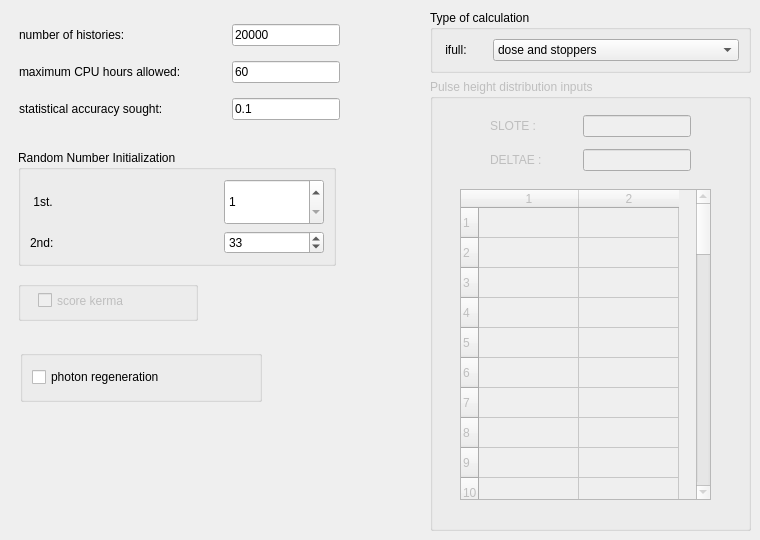
     <widget class="QWidget" name="MCtab">
      <attribute name="title">
       <string>Monte Carlo</string>
      </attribute>
      <widget class="QWidget" name="Layout46">
       <property name="geometry">
        <rect>
         <x>19</x>
         <y>15</y>
         <width>321</width>
         <height>116</height>
        </rect>
       </property>
       <layout class="QVBoxLayout">
        <item>
         <layout class="QHBoxLayout">
          <item>
           <widget class="QLabel" name="ncaseLabel">
            <property name="toolTip">
             <string>Histories to run, defaults to 20000</string>
            </property>
            <property name="whatsThis">
             <string>Histories to run, defaults to 20000</string>
            </property>
            <property name="text">
             <string>number of histories:</string>
            </property>
            <property name="wordWrap">
             <bool>false</bool>
            </property>
           </widget>
          </item>
          <item>
           <spacer name="Spacer6_2">
            <property name="orientation">
             <enum>Qt::Horizontal</enum>
            </property>
            <property name="sizeType">
             <enum>QSizePolicy::Expanding</enum>
            </property>
            <property name="sizeHint" stdset="0">
             <size>
              <width>20</width>
              <height>0</height>
             </size>
            </property>
           </spacer>
          </item>
          <item>
           <widget class="QLineEdit" name="ncaseEdit">
            <property name="toolTip">
             <string>Histories to run, defaults to 20000</string>
            </property>
            <property name="whatsThis">
             <string>Histories to run, defaults to 20000</string>
            </property>
            <property name="text">
             <string>20000</string>
            </property>
           </widget>
          </item>
         </layout>
        </item>
        <item>
         <layout class="QHBoxLayout">
          <item>
           <widget class="QLabel" name="maxCPULabel">
            <property name="toolTip">
             <string>terminate cleanly as long as one batch has completed</string>
            </property>
            <property name="text">
             <string>maximum CPU hours allowed:</string>
            </property>
            <property name="wordWrap">
             <bool>false</bool>
            </property>
           </widget>
          </item>
          <item>
           <spacer name="Spacer9">
            <property name="orientation">
             <enum>Qt::Horizontal</enum>
            </property>
            <property name="sizeType">
             <enum>QSizePolicy::Expanding</enum>
            </property>
            <property name="sizeHint" stdset="0">
             <size>
              <width>20</width>
              <height>0</height>
             </size>
            </property>
           </spacer>
          </item>
          <item>
           <widget class="QLineEdit" name="maxCPUEdit">
            <property name="toolTip">
             <string>terminate cleanly as long as one batch has completed</string>
            </property>
            <property name="text">
             <string>60</string>
            </property>
           </widget>
          </item>
         </layout>
        </item>
        <item>
         <layout class="QHBoxLayout">
          <item>
           <widget class="QLabel" name="statLabel">
            <property name="toolTip">
             <string>Finish the run if this accuracy is obtained at the end of a batch prior to the total number of histories being run.</string>
            </property>
            <property name="text">
             <string>statistical accuracy sought:</string>
            </property>
            <property name="wordWrap">
             <bool>false</bool>
            </property>
           </widget>
          </item>
          <item>
           <spacer name="Spacer8_2">
            <property name="orientation">
             <enum>Qt::Horizontal</enum>
            </property>
            <property name="sizeType">
             <enum>QSizePolicy::Expanding</enum>
            </property>
            <property name="sizeHint" stdset="0">
             <size>
              <width>20</width>
              <height>0</height>
             </size>
            </property>
           </spacer>
          </item>
          <item>
           <widget class="QLineEdit" name="statEdit">
            <property name="toolTip">
             <string>Finish the run if this accuracy is obtained at the end of a batch prior to the total number of histories being run.</string>
            </property>
            <property name="text">
             <string>0.1</string>
            </property>
           </widget>
          </item>
         </layout>
        </item>
       </layout>
      </widget>
      <widget class="QGroupBox" name="kermaGroupBox">
       <property name="enabled">
        <bool>false</bool>
       </property>
       <property name="geometry">
        <rect>
         <x>18</x>
         <y>281</y>
         <width>180</width>
         <height>40</height>
        </rect>
       </property>
       <property name="title">
        <string/>
       </property>
       <widget class="QCheckBox" name="kermaCheckBox">
        <property name="geometry">
         <rect>
          <x>20</x>
          <y>10</y>
          <width>140</width>
          <height>19</height>
         </rect>
        </property>
        <property name="toolTip">
         <string>Score kerma and ratio kerma to dose</string>
        </property>
        <property name="text">
         <string>score kerma</string>
        </property>
       </widget>
      </widget>
      <widget class="QGroupBox" name="randGroupBox">
       <property name="geometry">
        <rect>
         <x>18</x>
         <y>150</y>
         <width>318</width>
         <height>116</height>
        </rect>
       </property>
       <property name="toolTip">
        <string>Which generator used is selected in the configuration file.</string>
       </property>
       <property name="title">
        <string>Random Number Initialization</string>
       </property>
       <layout class="QVBoxLayout">
        <item>
         <layout class="QHBoxLayout">
          <item>
           <widget class="QLabel" name="rand1Label">
            <property name="text">
             <string> 1st.</string>
            </property>
            <property name="wordWrap">
             <bool>false</bool>
            </property>
           </widget>
          </item>
          <item>
           <spacer name="Spacer4_2">
            <property name="orientation">
             <enum>Qt::Horizontal</enum>
            </property>
            <property name="sizeType">
             <enum>QSizePolicy::Expanding</enum>
            </property>
            <property name="sizeHint" stdset="0">
             <size>
              <width>20</width>
              <height>0</height>
             </size>
            </property>
           </spacer>
          </item>
          <item>
           <widget class="QSpinBox" name="rand1SpinBox">
            <property name="sizePolicy">
             <sizepolicy hsizetype="Minimum" vsizetype="Minimum">
              <horstretch>0</horstretch>
              <verstretch>0</verstretch>
             </sizepolicy>
            </property>
            <property name="minimumSize">
             <size>
              <width>100</width>
              <height>0</height>
             </size>
            </property>
            <property name="minimum">
             <number>1</number>
            </property>
            <property name="maximum">
             <number>31328</number>
            </property>
            <property name="value">
             <number>1</number>
            </property>
           </widget>
          </item>
         </layout>
        </item>
        <item>
         <layout class="QHBoxLayout">
          <item>
           <widget class="QLabel" name="rand2Label">
            <property name="text">
             <string>2nd:</string>
            </property>
            <property name="wordWrap">
             <bool>false</bool>
            </property>
           </widget>
          </item>
          <item>
           <spacer name="Spacer5_2">
            <property name="orientation">
             <enum>Qt::Horizontal</enum>
            </property>
            <property name="sizeType">
             <enum>QSizePolicy::Expanding</enum>
            </property>
            <property name="sizeHint" stdset="0">
             <size>
              <width>20</width>
              <height>0</height>
             </size>
            </property>
           </spacer>
          </item>
          <item>
           <widget class="QSpinBox" name="rand2SpinBox">
            <property name="minimumSize">
             <size>
              <width>100</width>
              <height>0</height>
             </size>
            </property>
            <property name="minimum">
             <number>1</number>
            </property>
            <property name="maximum">
             <number>1073741824</number>
            </property>
            <property name="value">
             <number>33</number>
            </property>
           </widget>
          </item>
         </layout>
        </item>
       </layout>
      </widget>
      <widget class="QGroupBox" name="photregGroupBox">
       <property name="geometry">
        <rect>
         <x>20</x>
         <y>350</y>
         <width>242</width>
         <height>52</height>
        </rect>
       </property>
       <property name="title">
        <string/>
       </property>
       <layout class="QHBoxLayout">
        <item>
         <widget class="QCheckBox" name="photregCheckBox">
          <property name="toolTip">
           <string>regeneration of parent photon after an interaction</string>
          </property>
          <property name="text">
           <string>photon regeneration </string>
          </property>
         </widget>
        </item>
       </layout>
      </widget>
      <widget class="QWidget" name="layout157">
       <property name="geometry">
        <rect>
         <x>430</x>
         <y>10</y>
         <width>321</width>
         <height>521</height>
        </rect>
       </property>
       <layout class="QVBoxLayout">
        <item>
         <widget class="QGroupBox" name="ifullGroupBox">
          <property name="sizePolicy">
           <sizepolicy hsizetype="Preferred" vsizetype="Maximum">
            <horstretch>0</horstretch>
            <verstretch>0</verstretch>
           </sizepolicy>
          </property>
          <property name="title">
           <string>Type of calculation</string>
          </property>
          <layout class="QVBoxLayout">
           <item>
            <layout class="QHBoxLayout">
             <item>
              <widget class="QLabel" name="ifullLabel">
               <property name="toolTip">
                <string>Quantities to score.</string>
               </property>
               <property name="text">
                <string> ifull:</string>
               </property>
               <property name="wordWrap">
                <bool>false</bool>
               </property>
              </widget>
             </item>
             <item>
              <spacer name="Spacer77">
               <property name="orientation">
                <enum>Qt::Horizontal</enum>
               </property>
               <property name="sizeType">
                <enum>QSizePolicy::Fixed</enum>
               </property>
               <property name="sizeHint" stdset="0">
                <size>
                 <width>20</width>
                 <height>20</height>
                </size>
               </property>
              </spacer>
             </item>
             <item>
              <widget class="QComboBox" name="ifullComboBox">
               <property name="sizePolicy">
                <sizepolicy hsizetype="Expanding" vsizetype="Fixed">
                 <horstretch>0</horstretch>
                 <verstretch>0</verstretch>
                </sizepolicy>
               </property>
               <property name="toolTip">
                <string>Quantities to score</string>
               </property>
               <item>
                <property name="text">
                 <string>dose and stoppers</string>
                </property>
               </item>
               <item>
                <property name="text">
                 <string>Aatt and Ascat</string>
                </property>
               </item>
               <item>
                <property name="text">
                 <string>Ap</string>
                </property>
               </item>
               <item>
                <property name="text">
                 <string>Afl and &lt;s&gt;g/w</string>
                </property>
               </item>
              </widget>
             </item>
            </layout>
           </item>
          </layout>
         </widget>
        </item>
        <item>
         <widget class="QGroupBox" name="phdGroupBox">
          <property name="enabled">
           <bool>false</bool>
          </property>
          <property name="title">
           <string>Pulse height distribution inputs</string>
          </property>
          <widget class="QWidget" name="Layout30">
           <property name="geometry">
            <rect>
             <x>60</x>
             <y>30</y>
             <width>201</width>
             <height>70</height>
            </rect>
           </property>
           <layout class="QVBoxLayout">
            <item>
             <layout class="QHBoxLayout">
              <item>
               <widget class="QLabel" name="SLOTELabel">
                <property name="text">
                 <string>SLOTE :</string>
                </property>
                <property name="wordWrap">
                 <bool>false</bool>
                </property>
               </widget>
              </item>
              <item>
               <spacer name="Spacer1_2">
                <property name="orientation">
                 <enum>Qt::Horizontal</enum>
                </property>
                <property name="sizeType">
                 <enum>QSizePolicy::Expanding</enum>
                </property>
                <property name="sizeHint" stdset="0">
                 <size>
                  <width>20</width>
                  <height>0</height>
                 </size>
                </property>
               </spacer>
              </item>
              <item>
               <widget class="QLineEdit" name="SLOTEEdit">
                <property name="toolTip">
                 <string>Defines output energy bins. If less than zero, input tops of individual energy bins in table below</string>
                </property>
               </widget>
              </item>
             </layout>
            </item>
            <item>
             <layout class="QHBoxLayout">
              <item>
               <widget class="QLabel" name="DELTAELabel">
                <property name="text">
                 <string>DELTAE :</string>
                </property>
                <property name="wordWrap">
                 <bool>false</bool>
                </property>
               </widget>
              </item>
              <item>
               <spacer name="Spacer2_2">
                <property name="orientation">
                 <enum>Qt::Horizontal</enum>
                </property>
                <property name="sizeType">
                 <enum>QSizePolicy::Expanding</enum>
                </property>
                <property name="sizeHint" stdset="0">
                 <size>
                  <width>20</width>
                  <height>0</height>
                 </size>
                </property>
               </spacer>
              </item>
              <item>
               <widget class="QLineEdit" name="DELTAEEdit"/>
              </item>
             </layout>
            </item>
           </layout>
          </widget>
          <widget class="QTableWidget" name="phdTable">
           <property name="geometry">
            <rect>
             <x>30</x>
             <y>110</y>
             <width>251</width>
             <height>311</height>
            </rect>
           </property>
           <property name="rowCount">
            <number>50</number>
           </property>
           <property name="columnCount">
            <number>2</number>
           </property>
           <row>
            <property name="text">
             <string>1</string>
            </property>
           </row>
           <row>
            <property name="text">
             <string>2</string>
            </property>
           </row>
           <row>
            <property name="text">
             <string>3</string>
            </property>
           </row>
           <row>
            <property name="text">
             <string>4</string>
            </property>
           </row>
           <row>
            <property name="text">
             <string>5</string>
            </property>
           </row>
           <row>
            <property name="text">
             <string>6</string>
            </property>
           </row>
           <row>
            <property name="text">
             <string>7</string>
            </property>
           </row>
           <row>
            <property name="text">
             <string>8</string>
            </property>
           </row>
           <row>
            <property name="text">
             <string>9</string>
            </property>
           </row>
           <row>
            <property name="text">
             <string>10</string>
            </property>
           </row>
           <row>
            <property name="text">
             <string>11</string>
            </property>
           </row>
           <row>
            <property name="text">
             <string>12</string>
            </property>
           </row>
           <row>
            <property name="text">
             <string>13</string>
            </property>
           </row>
           <row>
            <property name="text">
             <string>14</string>
            </property>
           </row>
           <row>
            <property name="text">
             <string>15</string>
            </property>
           </row>
           <row>
            <property name="text">
             <string>16</string>
            </property>
           </row>
           <row>
            <property name="text">
             <string>17</string>
            </property>
           </row>
           <row>
            <property name="text">
             <string>18</string>
            </property>
           </row>
           <row>
            <property name="text">
             <string>19</string>
            </property>
           </row>
           <row>
            <property name="text">
             <string>20</string>
            </property>
           </row>
           <row>
            <property name="text">
             <string>21</string>
            </property>
           </row>
           <row>
            <property name="text">
             <string>22</string>
            </property>
           </row>
           <row>
            <property name="text">
             <string>23</string>
            </property>
           </row>
           <row>
            <property name="text">
             <string>24</string>
            </property>
           </row>
           <row>
            <property name="text">
             <string>25</string>
            </property>
           </row>
           <row>
            <property name="text">
             <string>26</string>
            </property>
           </row>
           <row>
            <property name="text">
             <string>27</string>
            </property>
           </row>
           <row>
            <property name="text">
             <string>28</string>
            </property>
           </row>
           <row>
            <property name="text">
             <string>29</string>
            </property>
           </row>
           <row>
            <property name="text">
             <string>30</string>
            </property>
           </row>
           <row>
            <property name="text">
             <string>31</string>
            </property>
           </row>
           <row>
            <property name="text">
             <string>32</string>
            </property>
           </row>
           <row>
            <property name="text">
             <string>33</string>
            </property>
           </row>
           <row>
            <property name="text">
             <string>34</string>
            </property>
           </row>
           <row>
            <property name="text">
             <string>35</string>
            </property>
           </row>
           <row>
            <property name="text">
             <string>36</string>
            </property>
           </row>
           <row>
            <property name="text">
             <string>37</string>
            </property>
           </row>
           <row>
            <property name="text">
             <string>38</string>
            </property>
           </row>
           <row>
            <property name="text">
             <string>39</string>
            </property>
           </row>
           <row>
            <property name="text">
             <string>40</string>
            </property>
           </row>
           <row>
            <property name="text">
             <string>41</string>
            </property>
           </row>
           <row>
            <property name="text">
             <string>42</string>
            </property>
           </row>
           <row>
            <property name="text">
             <string>43</string>
            </property>
           </row>
           <row>
            <property name="text">
             <string>44</string>
            </property>
           </row>
           <row>
            <property name="text">
             <string>45</string>
            </property>
           </row>
           <row>
            <property name="text">
             <string>46</string>
            </property>
           </row>
           <row>
            <property name="text">
             <string>47</string>
            </property>
           </row>
           <row>
            <property name="text">
             <string>48</string>
            </property>
           </row>
           <row>
            <property name="text">
             <string>49</string>
            </property>
           </row>
           <row>
            <property name="text">
             <string>50</string>
            </property>
           </row>
           <column>
            <property name="text">
             <string>1</string>
            </property>
           </column>
           <column>
            <property name="text">
             <string>2</string>
            </property>
           </column>
          </widget>
         </widget>
        </item>
       </layout>
      </widget>
     </widget>
